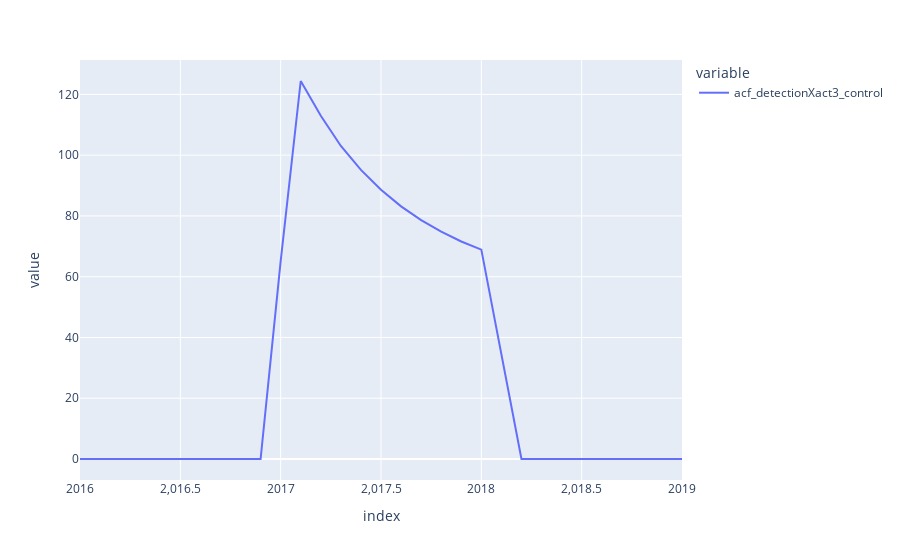

The notebook cell this image was saved under:
### Code cell
derived_df_0.loc[2016:2019,'acf_detectionXact3_control'].plot()

### Figure 1 — Plotly figure (JSON) as saved in the notebook; plotly's stock layout.template omitted (floating-point values rounded to 4 significant figures)
{"data": [{"hovertemplate": "variable=acf_detectionXact3_control<br>index=%{x}<br>value=%{y}<extra></extra>", "legendgroup": "acf_detectionXact3_control", "line": {"color": "#636efa", "dash": "solid"}, "marker": {"symbol": "circle"}, "mode": "lines", "name": "acf_detectionXact3_control", "orientation": "v", "showlegend": true, "type": "scatter", "x": [2016, 2016.0, 2016.0, 2016.0, 2016.0, 2016.0, 2017.0, 2017.0, 2017.0, 2017.0, 2017, 2017.0, 2017.0, 2017.0, 2017.0, 2018.0, 2018.0, 2018.0, 2018.0, 2018.0, 2018, 2018.0, 2018.0, 2018.0, 2018.0, 2018.0, 2019.0, 2019.0, 2019.0, 2019.0, 2019], "xaxis": "x", "y": [0, 0, 0, 0, 0, 0, 0, 0, 0, 0, 65.12, 124.4, 112.9, 103.0, 95.13, 88.59, 83.16, 78.62, 74.81, 71.58, 68.89, 33.84, 0, 0, 0, 0, 0, 0, 0, 0, 0], "yaxis": "y"}], "layout": {"legend": {"title": {"text": "variable"}, "tracegroupgap": 0}, "margin": {"t": 60}, "xaxis": {"anchor": "y", "domain": [0, 1], "title": {"text": "index"}}, "yaxis": {"anchor": "x", "domain": [0, 1], "title": {"text": "value"}}}}
